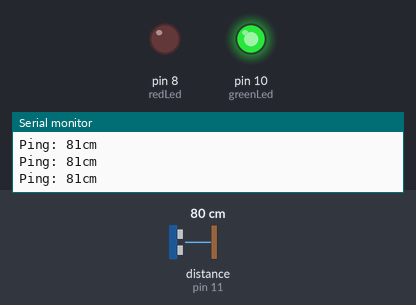
This sketch was run on a simulated Arduino Uno, built with avr-gcc and run on an emulated ATmega328P. Shown: output pins drawn as LEDs (lit = HIGH), the last lines printed to the serial monitor. The test bench sets the inputs (shaded band); at power-on: distance to the obstacle (sensor on pin 11) 80 cm. The echo pulse lasts 58.3 µs per cm.

Above: at 1.2 s.
1.3 s: distance to the obstacle (sensor on pin 11) set to 44 cm
2.8 s: distance to the obstacle (sensor on pin 11) set to 36 cm
At 3.6 s:
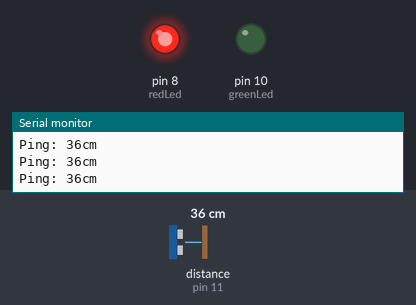
4.3 s: distance to the obstacle (sensor on pin 11) set to 60 cm
At 5.3 s:
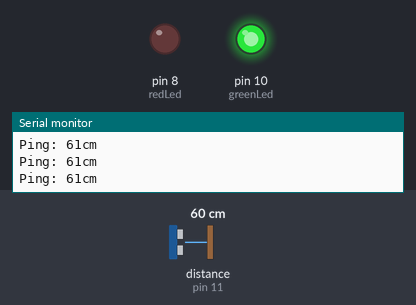
5.8 s: distance to the obstacle (sensor on pin 11) set to 2 cm
At 7.2 s:
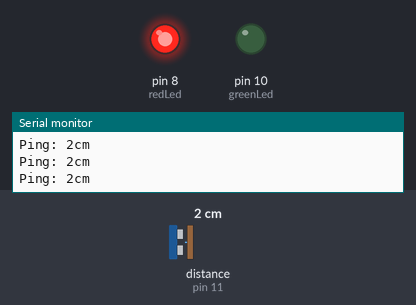
Timing chart, 0 to 8.3 s (numbered marks = the images above; inputs shaded):
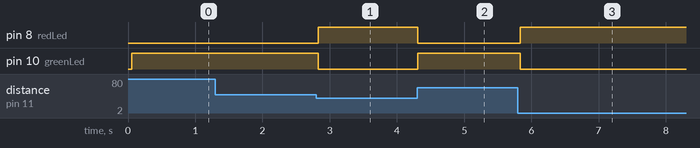

Measured:
- the behaviour switches between 41 and 40 cm on distance to the obstacle (sensor on pin 11) (found by bisection; images 0 and 1)
- after the input at 2.8 s, pin 8 (redLed): LOW → HIGH at once; pin 10 (greenLed): HIGH → LOW at once
- after the input at 4.3 s, pin 8 (redLed): HIGH → LOW at once; pin 10 (greenLed): LOW → HIGH at once
- after the input at 5.8 s, pin 8 (redLed): LOW → HIGH at once; pin 10 (greenLed): HIGH → LOW at once

The sketch:

redgreenTest.ino
```cpp
#include <NewPing.h>

#define TRIGGER_PIN  12  // Arduino pin tied to trigger pin on the ultrasonic sensor.
#define ECHO_PIN     11  // Arduino pin tied to echo pin on the ultrasonic sensor.
#define MAX_DISTANCE 400 // Maximum distance we want to ping for (in centimeters). Maximum sensor distance is rated at 400-500cm.
unsigned int distance;
byte redLed = 8;
byte greenLed = 10;
NewPing sonar(TRIGGER_PIN, ECHO_PIN, MAX_DISTANCE); // NewPing setup of pins and maximum distance.

void setup()
{
   Serial.begin(115200); // Open serial monitor at 115200 baud to see ping results.
   pinMode(redLed, OUTPUT);
   pinMode(greenLed, OUTPUT);
}

void loop()
{
   delay(50);                     // Wait 50ms between pings (about 20 pings/sec). 29ms should be the shortest delay between pings.
   distance = sonar.ping_cm();
   Serial.print("Ping: ");
   Serial.print(distance); // Send ping, get distance in cm and print result (0 = outside set distance range)
   Serial.println("cm");

if (distance > 40) {
  // d > 40
  digitalWrite(greenLed, HIGH);
  digitalWrite(redLed, LOW);
} else
if (distance != 0) {
  // d inferior or equal to 40 but non 0
  digitalWrite(redLed, HIGH);
  digitalWrite(greenLed, LOW);
} else {
  // d is 0
  digitalWrite(redLed, HIGH);
  digitalWrite(greenLed, LOW);
}
}
```
